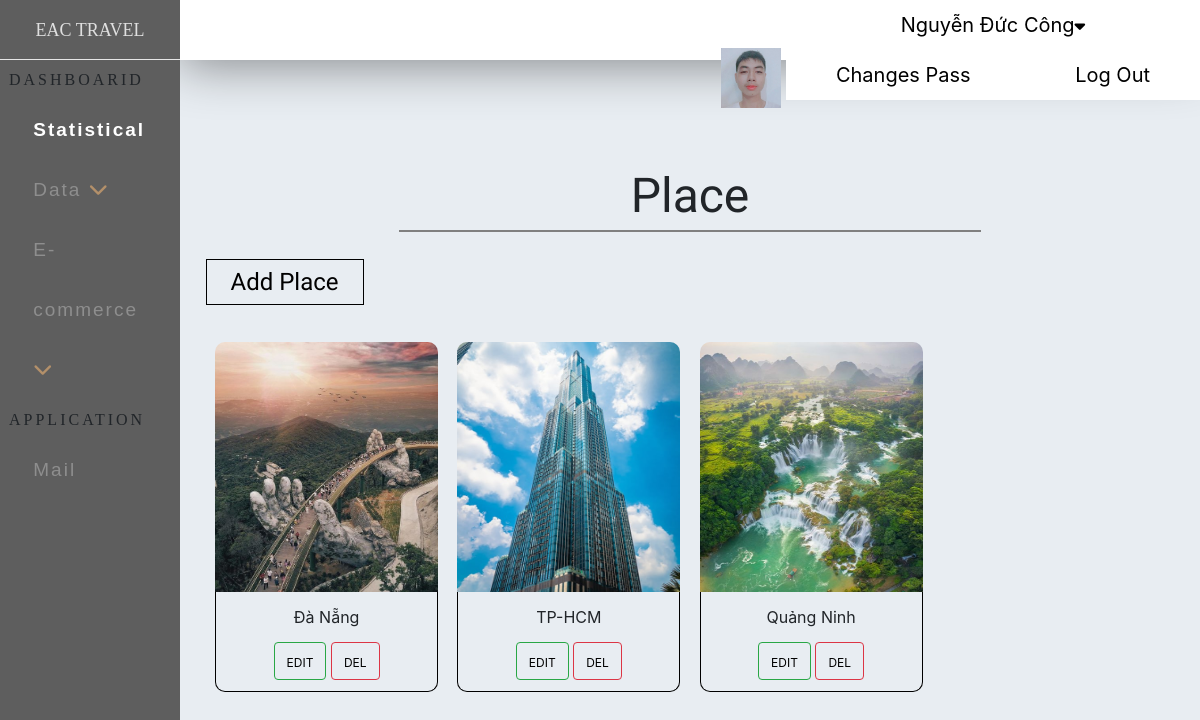
The app's page /admin/index.php?ctrl=place (signed in) with its own data.
### tables this page shows
CREATE TABLE `khuvuc` (
  `id_kv` int(11) NOT NULL,
  `name_kv` varchar(250) DEFAULT NULL,
  `img_kv` varchar(50) DEFAULT NULL
);

### admin/model/database.php (called while the page is built, shortened)
<?php
   function getConnection(){
        $host='localhost';
        $dbname='eac';
        $userName='root';
        $passWord='';
            $DBH = new PDO('mysql:host='.$host.';dbname='.$dbname,$userName,$passWord);
            return $DBH;
    }
    function query($sql){
        $connect = getConnection();
        $result = $connect -> query($sql);
        return  $result;
    }
?>

### admin/model/login.php (called while the page is built)
<?php
            include_once('database.php');
            function getad($mail){
                $sql="SELECT * FROM admin WHERE email = '$mail'";
                return query($sql);
            }
?>

### admin/model/place.php (called while the page is built, shortened)
<?php
        include_once('database.php');
        function getAllKV(){
            $sql="SELECT * from khuvuc ";
            return query($sql);
        }
?>

### admin/view/place/place.php (the view)
<div class="full">
    <div class="boxcenter_statis">
        <div class="title_place">
            Place
        </div>
    </div>
</div>
<div class="full">
    <div class="boxcenter_statis">
        <div class="box_place">
            <div class="full">
                <div class="btn_place">
                    <a href="index.php?ctrl=place&act=add">Add Place </a>
                </div>
            </div>
            <div class="full">
                <div class="content_place">
                        <?php
                            foreach($kv as $kv){
                                echo'
                                <div class="box_kv">
                                    <div class="img_kv">
                                        <img src="../site/img/'.$kv['img_kv'].'" alt="">
                                    </div>
                                    <div class="name_kv">
                                        '.$kv['name_kv'].'
                                    </div>
                                    <div class="btn_kv">
                                        <button type="button" class="btn btn-outline-success"><a href="index.php?ctrl=place&act=edit&id='.$kv['id_kv'].'">EDIT</a></button>
                                        <button type="button" class="btn btn-outline-danger"><a href="index.php?ctrl=place&act=del&id='.$kv['id_kv'].'">DEL</a></button>
                                    </div>
                                </div>
                                ';
                            }
                        ?>
                </div>
            </div>
        </div>
    </div>
</div>

### admin/index.php (shortened to what this page needs)
<!DOCTYPE html>
<html lang="en">
<head>
    <link rel="stylesheet" href="css/index.css">
    <link rel="stylesheet" href="css/statistical.css">
    <link rel="stylesheet" href="css/tour.css">
    <link rel="stylesheet" href="css/place.css">
    <link rel="stylesheet" href="css/add.css">
    <link rel="stylesheet" href="css/tip.css">
    <link rel="stylesheet" href="https://use.fontawesome.com/releases/v5.6.3/css/all.css">
<link rel="stylesheet" href="https://cdnjs.cloudflare.com/ajax/libs/font-awesome/4.7.0/css/font-awesome.min.css">
    <link rel="stylesheet" href="https://cdn.jsdelivr.net/npm/bootstrap@4.5.3/dist/css/bootstrap.min.css">
    <link rel="stylesheet" href="https://cdnjs.cloudflare.com/ajax/libs/bootstrap-sweetalert/1.0.1/sweetalert.min.css">
</head>
<body>
    <div class="full">
        <div class="ad_left">
                <div class="title_ad_left">
                    EAC TRAVEL
                </div>
                <div class="dashboarid">
                    <div class="title_db">
                        DASHBOARID
                    </div>
                    <div class="content_db">
                        <ul>
                            <li class="active"><a href="index.php" >Statistical</a></li>
                            <li>
                                <a href="#"  class="feat-btn">Data <i class="fas fa-chevron-down"></i></a>
                            </li>
                            <li>
                                <a href="#" class="serv-btn">E-commerce <i class="fas fa-chevron-down"></i></a>
                            </li>
                        </ul>
                    </div>
                </div>
            <div class="dashboarid">
                <div class="title_db">
                   APPLICATION
                </div>
                <div class="content_db">
                    <ul>
                        <li><a href="#" >Mail</a></li>
                    </ul>
                </div>
            </div>
        </div>
            <div class="ad_right">
                <div class="full">
                    <div class="top_ad_right">
                        <?php
                            include_once 'model/login.php';
                            $mail=$_SESSION['admin'];
                            $admin=getad($mail);
                            foreach ($admin as $ad) {
                                echo'
                                <div class="dropdown">
                                    <ul>
                                        <img src="../site/img/'.$ad['img_ad'].'"width="60px" alt="">
                                        <li><a href="#">'.$ad['name_ad'].'<i class="fa fa-caret-down" style="font-size:17px;color:black"></i></a>
                                            <ul>
                                                <li><a href="#">Changes Pass</a></li>
                                                <li><a href="logout.php">Log Out</a></li>
                                            </ul>
                                        </li>
                                    </ul>
                                </div>
                                ';
                            }
                        ?>
                    </div>
                </div>
            <?php
            $ctrl='home';
            if(isset($_GET['ctrl'])){
                $ctrl = $_GET['ctrl'];
            }
            include 'controller/'.$ctrl.'.php';
        ?>
            </div>
    </div>
</body>
</html>

### admin/css/index.css (style rules this page uses)
body { margin: 0; }
.full { width: 100%; float: left; }
.ad_left { position: fixed; top: 0; left: 0; bottom: 0; width: 15%; background-color:#5e5e5e; }
.title_ad_left { width: 100%; height: 60px; line-height: 60px; font-size: 1.5vw; text-align: center; color: #dfdfdf; border-bottom: 1px solid #e6e6e6; font-family: 'Playfair Display', serif; }
.dashboarid { width: 100%; min-height:300px ; }
.title_db { width: 95%; height: 10%; line-height: 40px; margin-left: 5%; font-family: 'Tinos', serif; letter-spacing: 3px; }
.content_db { width: 85%; min-height: 260px; margin-left: 10%; }
.content_db ul { height: 90%; list-style: none; padding: 0; margin: 0; }
.content_db ul li { line-height: 60px; }
.content_db ul li a { color:#8e8e8e; text-decoration: none; padding-left: 10%; font-size: 19px; display: block; width: 90%; transition:all 0.5s; font-family: 'Noto Sans JP', sans-serif; letter-spacing: 2px; }
* i { color: #b3906a; }
.content_db ul li.active a { color: white; font-weight: bold; }
.ad_right { width: 85%; min-height: 722px; float: right; background-color: #e8edf2; }
.top_ad_right { width: 100%; height: 60px; box-shadow:0 5px 50px rgba(0, 0, 0, 0.43); background-color: white; margin-bottom: 50px ; }
.dropdown { text-align: center; float: right; }
.dropdown ul { list-style: none; padding: 0; margin: 0; }
.dropdown ul li { background: white; position: relative; list-style: none; display: inline-block; }
.dropdown ul li a { display: block; padding: 0 50px; color: black; text-decoration: none; line-height: 50px; font-size: 20px; }
button.btn a { color: black; font-size: 1vw; }

### admin/css/statistical.css (style rules this page uses)
.boxcenter_statis { width: 95%; margin: 0 auto 0; }

### admin/css/place.css (style rules this page uses)
.title_place { width: 60%; height: 6vw; line-height: 6vw; margin: 50px auto 10px; text-align: center; font-size: 4vw; font-family: 'Varela Round', sans-serif; border-bottom: 2px solid gray; }
.box_place { width: 100%; min-height: 600px; }
.box_place .btn_place { width: 50%; height: 10vh; line-height:10vh; }
.btn_place a { padding: 0.7vw 2vw; border: 1px solid black; color: black; transition: all 1s; font-family: 'Varela Round', sans-serif; }
.content_place { width: 100%; min-height: 500px; }
.box_kv { float: left; width: calc(92%/4); height: 350px; margin: 20px 1% 20px; }
.img_kv { width: 100%; height: 250px; }
.img_kv img { width: 100%; height: 100%; border-radius:10px 10px 0 0; }
.name_kv { width: 100%; height: 50px; line-height: 50px; text-align: center; border-left: 1px solid black; border-right: 1px solid black; }
.btn_kv { width: 100%; height: 50px; text-align: center; border: 1px solid black; border-top: none; border-radius: 0 0 10px 10px; }

### admin/css/tip.css (style rules this page uses)
body { margin: 0; background-color: #CCC; }
a { color: white; font-size: 18pt; }

### records on screen
khuvuc: img_kv (picture), name_kv "Đà Nẵng"
khuvuc: img_kv (picture), name_kv "TP-HCM"
khuvuc: img_kv (picture), name_kv "Quảng Ninh"

### other values on screen
$ad['name_ad'] "Nguyễn Đức Công"
